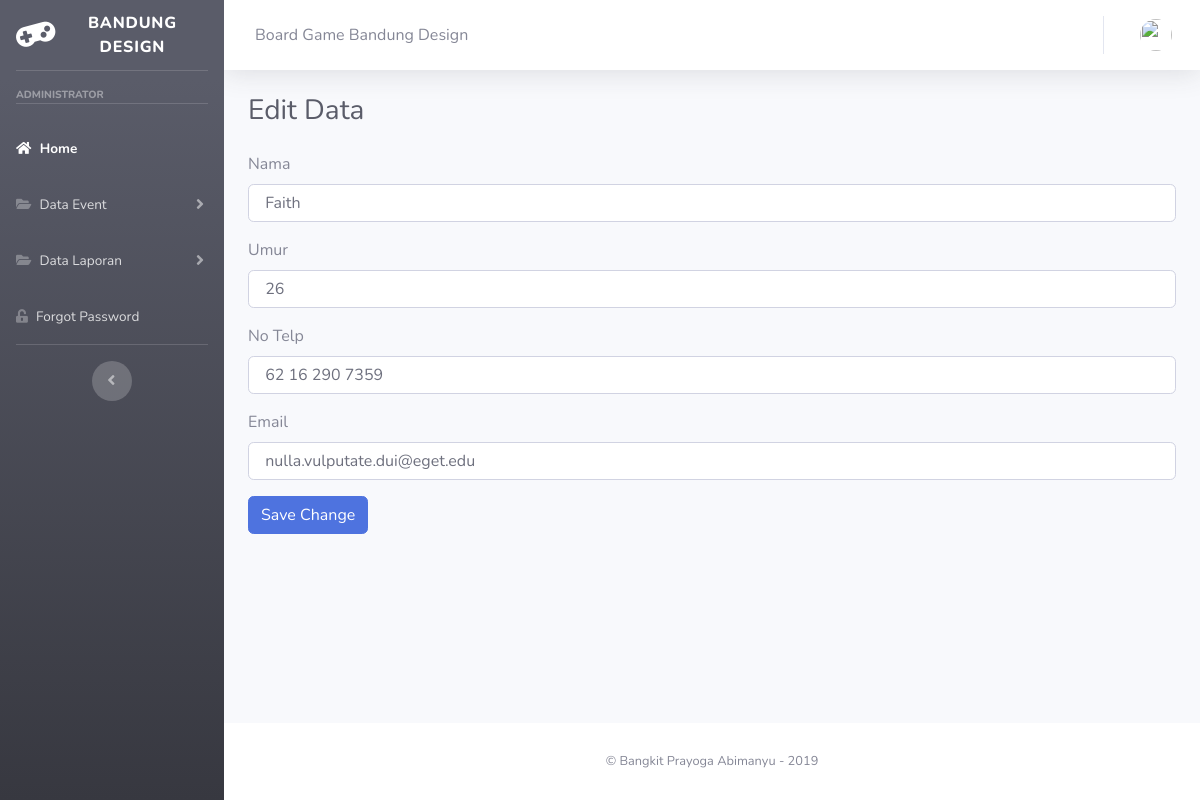
The page /my-project/user/edit_data/1 on the database its author committed.
### tables this page shows
CREATE TABLE `peserta` (
  `id` int(11) NOT NULL,
  `id_eventak` int(11) NOT NULL,
  `nama_ps` varchar(100) NOT NULL,
  `umur` int(10) NOT NULL,
  `no_telp` varchar(20) NOT NULL,
  `email_ps` varchar(100) NOT NULL,
  `biaya_pendaftaran` int(50) NOT NULL,
  `date` timestamp NOT NULL DEFAULT current_timestamp() ON UPDATE current_timestamp(),
  `disetujui` enum('1','2') NOT NULL,
  `tgl_disetujui` timestamp NOT NULL DEFAULT '0000-00-00 00:00:00'
);

### my-project/application/controllers/User.php (called while the page is built, shortened)
<?php
class User extends CI_Controller
{
    public function __construct()
    {
        $this->load->model('mdataps');
        $this->load->model('mdatapd');
        $this->load->model('eventAk');
    }
    public function edit_data($id)
    {
        $data['user'] = $this->db->get_where('user', ['email' => $this->session->userdata('email')])->row_array();
        $data['data'] = $this->mdataps->edit_data($id);
        $this->load->view('templates/header', $data);
        $this->load->view('templates/sidebar', $data);
        $this->load->view('templates/topbar', $data);
        $this->load->view('user/editdata', $data);
        $this->load->view('templates/footer');
    }
}

### my-project/index.php (called while the page is built, shortened)
<?php
require_once BASEPATH.'core/CodeIgniter.php';

### my-project/application/models/Mdataps.php (called while the page is built, shortened)
<?php
class mdataps extends CI_Model
{
    function edit_data($id)
    {
        return $this->db->get_where('peserta', ['id' => $id])->row_array();
    }
}

### my-project/application/views/user/editdata.php (the view)
<div class="container-fluid">
    <h1 class="h3 mb-4 text-gray-800"> Edit Data</h1>
    <section class="content">
        <form method="post" action="<?= base_url() ?>user/update_data/<?= $data['id']; ?>">
            <div class="form-group">
                <label>Nama</label>
                <input type="text" id="nama_ps" name="nama_ps" class="form-control" value=" <?= $data['nama_ps']; ?>">
            </div>
            <div class="form-group">
                <label>Umur</label>
                <input type="text" id="umur" name="umur" class="form-control" value=" <?= $data['umur']; ?>">
            </div>
            <div class=" form-group">
                <label>No Telp</label>
                <input type="text" id="no_telp" name="no_telp" class="form-control" value=" <?= $data['no_telp']; ?>">
            </div>
            <div class=" form-group">
                <label>Email</label>
                <input type="text" id="email_ps" name="email_ps" class="form-control" value=" <?= $data['email_ps']; ?>">
            </div>
            <button type=" submit" class="btn btn-primary">Save Change </button>
        </form>
</div>
</div>

### rows shown on the page
peserta: nama_ps "Faith", umur "26", no_telp "62 16 290 7359", email_ps "nulla.vulputate.dui@eget.edu"
